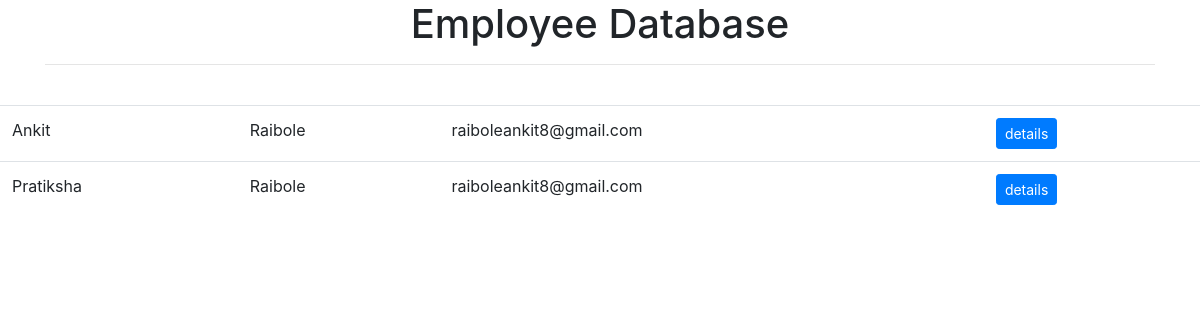
The page / on the database its author committed.
### employees/models.py (models this page shows)
class employee(models.Model):
    gender_choices = {
        ('m', 'Male'),
        ('f','Female'),
    }
    first_name = models.CharField(max_length = 100, blank=False)
    last_name = models.CharField(max_length=100, blank=True)
    address = models.TextField()
    phone_number = models.CharField(max_length=13)
    email = models.EmailField(max_length=255)
    job = models.ManyToManyField('AvailableJobs',blank=True)
    date_of_birth = models.DateField()
    gender = models.CharField(choices=gender_choices, max_length=1)

### employees/views.py (the view)
# urls.py: 2. Add a URL to urlpatterns:  path('', views.home, name='home')
def home(request):
    employees = employee.objects.all()
    return render(request,'home.html',{'employees':employees})

### employees/templates/home.html (shortened to what this page needs)
{% extends 'base.html' %}
{% block content %}
<header class = "container">
    <div class="row">
        <div class="col-lg-12">
            <h1 class = "text-center"> Employee Database </h1>
            <hr>    </hr>
        </div>
    </div>
</header>
<section. class="container">
<div class="row">
    <div class="col-lg-12">
        <table class = "table" table-bordered>
            {%for employee in employees%}
                <tr>
                    <td>{{employee.first_name}}</td>
                    <td>{{employee.last_name}}</td>
                    <td>{{employee.email}}</td>
                    <td>
                            <a class = "btn btn-primary btn-sm" href="{% url 'employee_details' employee.id%}">details</a>
                    </td>
            {% endfor %}
        </table>
    </div>
</div>
{% endblock %}

### rows shown on the page
employee: first_name "Ankit", last_name "Raibole", email "raiboleankit8@gmail.com"
employee: first_name "Pratiksha", last_name "Raibole", email "raiboleankit8@gmail.com"
